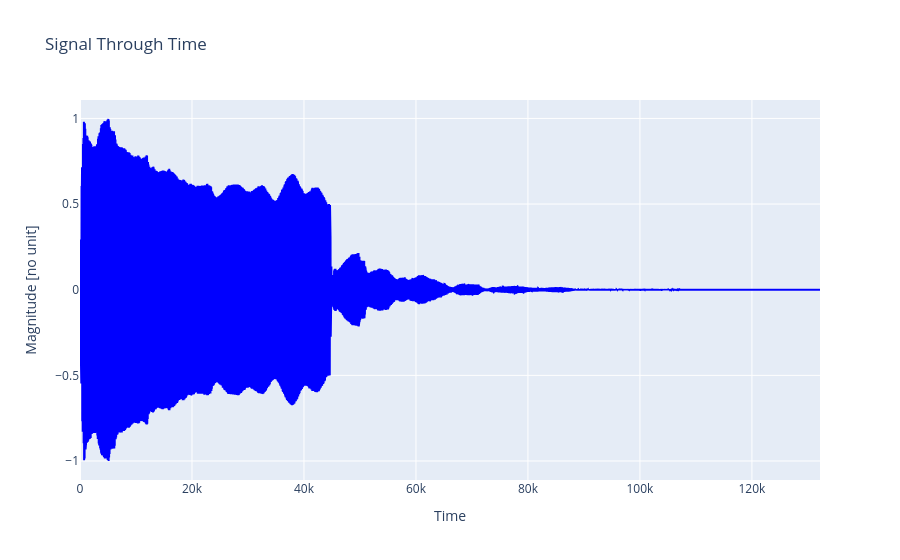

The code cell stored with this chart in its notebook:
### Markdown cell above
### Let us see it

### Code cell
fig = go.Figure()

fig.add_trace(go.Scatter(
    y=OcarinaC5Data,
    mode='lines',
    name='Signal',
    line=dict(color='blue')
))

fig.update_layout(
    title='Signal Through Time',
    xaxis_title='Time ',
    yaxis_title='Magnitude [no unit]',
)

fig.show()

### Figure 1 — Plotly figure (JSON) as saved in the notebook; plotly's stock layout.template omitted (floating-point values rounded to 4 significant figures; data arrays with more than 128 entries replaced by an {"elided": "..."} marker saying what was removed)
{"data": [{"line": {"color": "blue"}, "mode": "lines", "name": "Signal", "type": "scatter", "y": {"elided": "132161 float values"}}], "layout": {"title": {"text": "Signal Through Time"}, "xaxis": {"title": {"text": "Time "}}, "yaxis": {"title": {"text": "Magnitude [no unit]"}}}}
